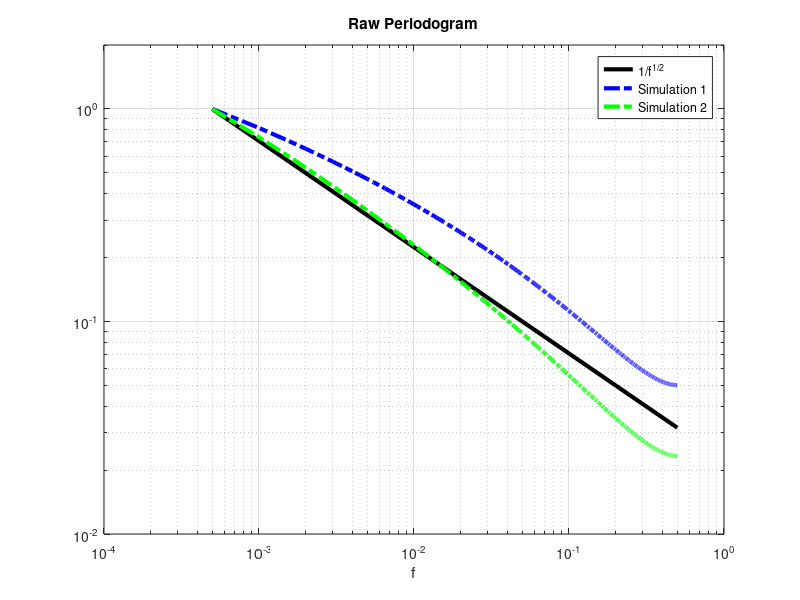
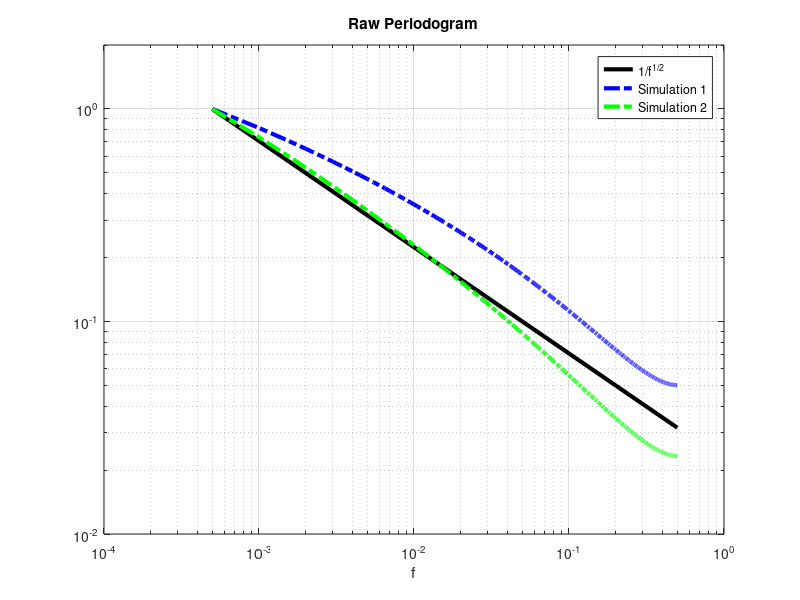
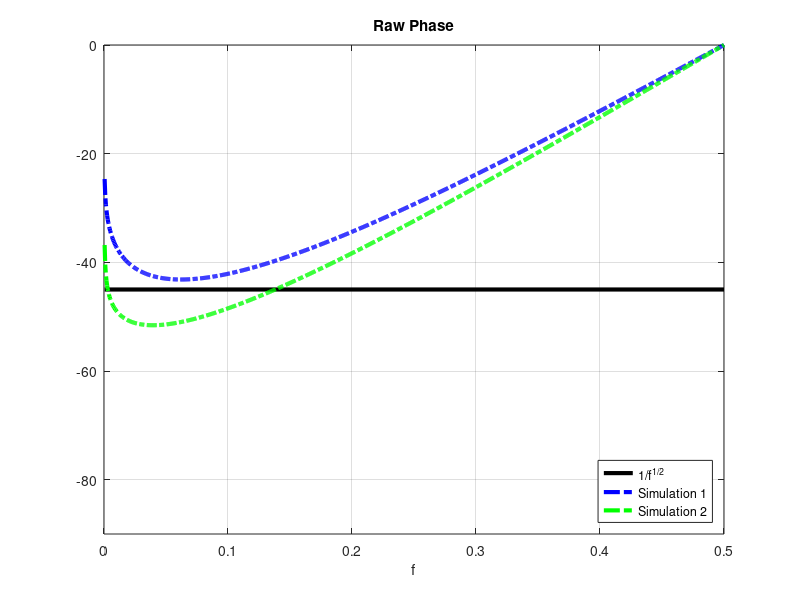
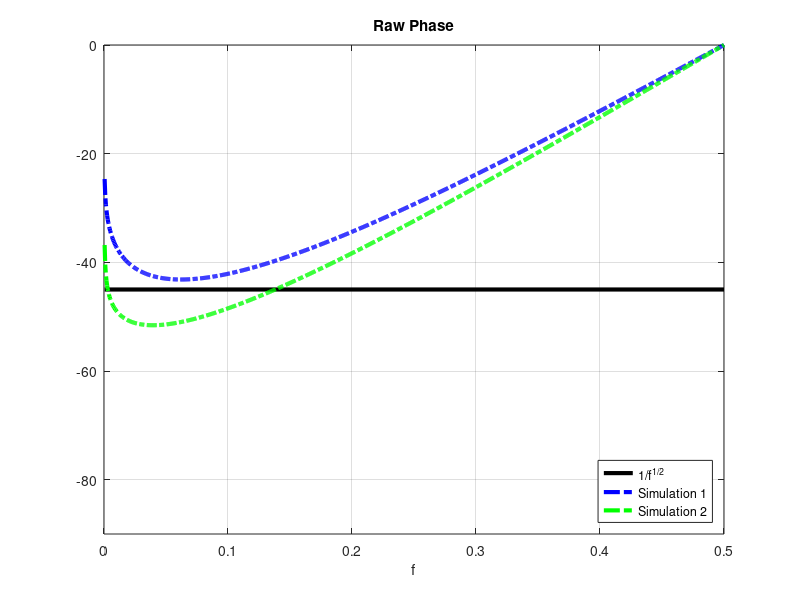

Recreate these plots in MATLAB, in order.
% Transfer function of 1/f^\alpha noise.
% From Kasdin, 1995, Discrete Simulation of Colored Noise and Stochastic
% Processes and 1/f^\alpha Power Law Noise Generation.
% http://dx.doi.org/10.1109/5.381848
%
% See also http://www.mathworks.com/help/dsp/ref/dsp.colorednoise-class.html

clear;

Nk = 2000;
n  = 1;
d  = 2;
alpha = n/d;
h(1) = 1;
for k = 2:Nk
    h(k) = (alpha/2 + k - 1)*h(k-1)/k;
end

N  = length(h);
yf = fft(h);
I  = sqrt(yf.*conj(yf));
I  = I/I(2);
p  = (180/pi)*atan2(imag(yf),real(yf));
f  = [1:N/2]/N;

dt = 0.1; % Result seems to be independent of dt?
t  = dt*[1:Nk];
y  = [1./t.^alpha];

N2 = length(y);
yf = fft(y);
I2 = sqrt(yf.*conj(yf));
I2 = I2/I2(2);
p2 = (180/pi)*atan2(imag(yf),real(yf));
f2 = [1:N2/2]/N2;

% http://www.dsprelated.com/showarticle/40.php
% Note alpha in ref equals -alpha here.
phi = 180*(alpha-1)/2;

figure(1);clf;
    % Plot 1/f^alpha line
    loglog([f(1),f(end)],[1/f(1)^alpha,1/f(end)^alpha]*f(1)^alpha,'k','LineWidth',3);
    hold on;
    loglog(f,I(2:N/2+1),'b-.','LineWidth',3);
    loglog(f2,I2(2:N2/2+1),'g-.','LineWidth',3);
    xlabel('f')
    set(gca,'XLim',[1e-4 1])
    set(gca,'YLim',[1e-2 2])    
    grid on;hold on;
    title('Raw Periodogram');
    legend(sprintf('1/f^{%d/%d}',n,d),'Simulation 1','Simulation 2')
    print('-dpng','-r600',sprintf('figures/transfer_function_demo2_magnitude.png'));
    print('-depsc',sprintf('figures/transfer_function_demo2_magnitude.eps'));
    fprintf('Wrote figures/transfer_function_demo2_magnitude.{png,eps}\n');

figure(2);clf;
    plot([f(1),f(end)],[phi,phi],'k','LineWidth',3);
    grid on;hold on;
    plot(f,p(2:N/2+1),'b-.','LineWidth',3);
    plot(f2,p2(2:N/2+1),'g-.','LineWidth',3);
    xlabel('f')
    set(gca,'YLim',[-90 0])
    title('Raw Phase');
    legend(sprintf('1/f^{%d/%d}',n,d),'Simulation 1','Simulation 2','Location','SouthEast')
    print('-dpng','-r600',sprintf('figures/transfer_function_demo2_phase.png'));
    print('-depsc',sprintf('figures/transfer_function_demo2_phase.eps'));
    fprintf('Wrote figures/transfer_function_demo2_phase.{png,eps}\n');